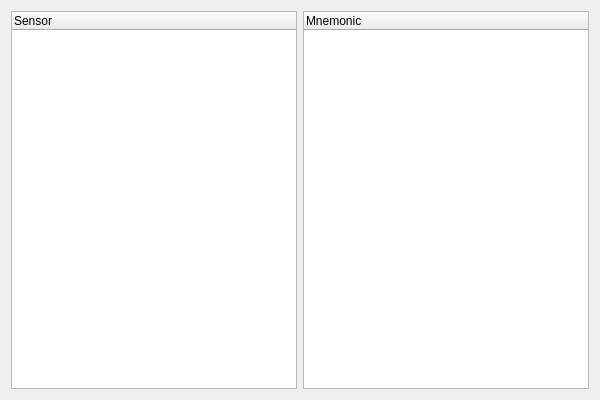
<?xml version="1.0" encoding="UTF-8"?>
<ui version="4.0">
 <class>SensorMnemonicRelationEditor</class>
 <widget class="QDialog" name="SensorMnemonicRelationEditor">
  <property name="geometry">
   <rect>
    <x>0</x>
    <y>0</y>
    <width>600</width>
    <height>400</height>
   </rect>
  </property>
  <property name="windowTitle">
   <string>Edit Sensor-Mnemonic Relationships</string>
  </property>
  <layout class="QHBoxLayout" name="horizontalLayout">
   <item>
    <widget class="QTreeWidget" name="treeWidgetSensors">
     <property name="contextMenuPolicy">
      <enum>Qt::CustomContextMenu</enum>
     </property>
     <property name="selectionMode">
      <enum>QAbstractItemView::SingleSelection</enum>
     </property>
     <column>
      <property name="text">
       <string>Sensor</string>
      </property>
     </column>
    </widget>
   </item>
   <item>
    <widget class="QTreeWidget" name="treeWidgetMnemonics">
     <property name="contextMenuPolicy">
      <enum>Qt::NoContextMenu</enum>
     </property>
     <property name="selectionMode">
      <enum>QAbstractItemView::NoSelection</enum>
     </property>
     <column>
      <property name="text">
       <string>Mnemonic</string>
      </property>
     </column>
    </widget>
   </item>
  </layout>
 </widget>
 <resources/>
 <connections/>
</ui>
